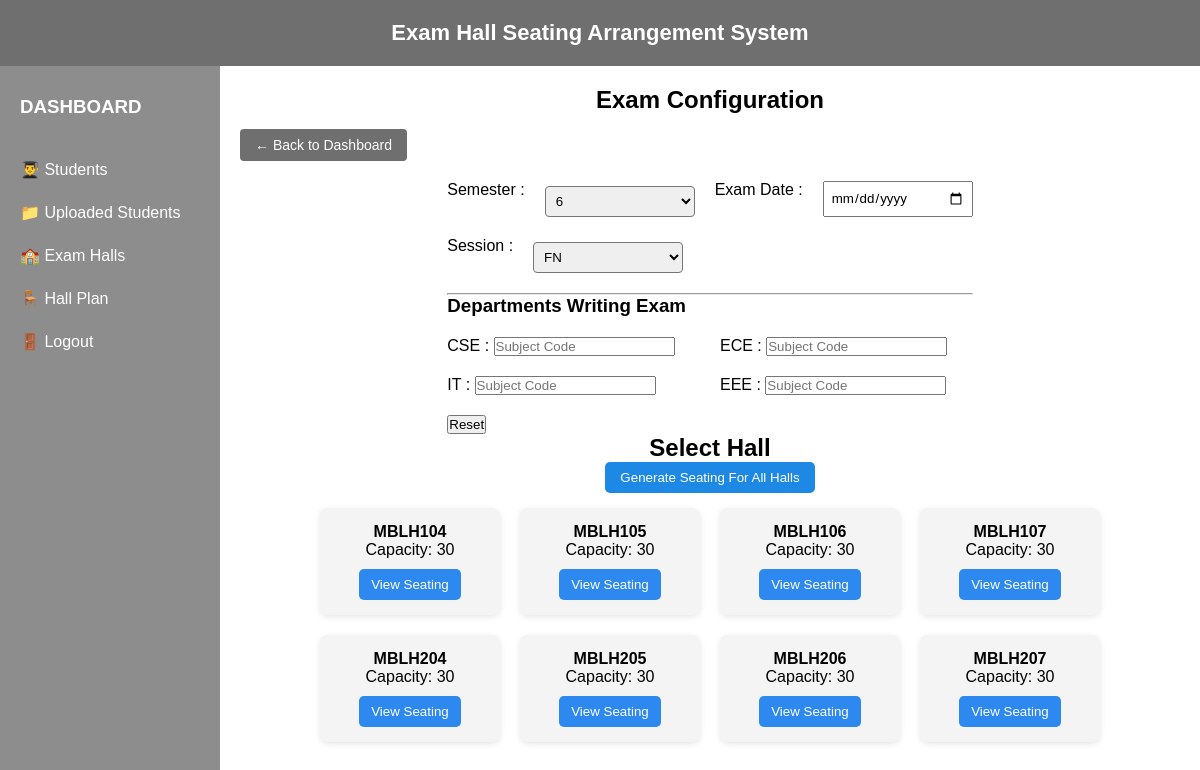
The page /hall_plan (signed in) on the database as committed earlier.
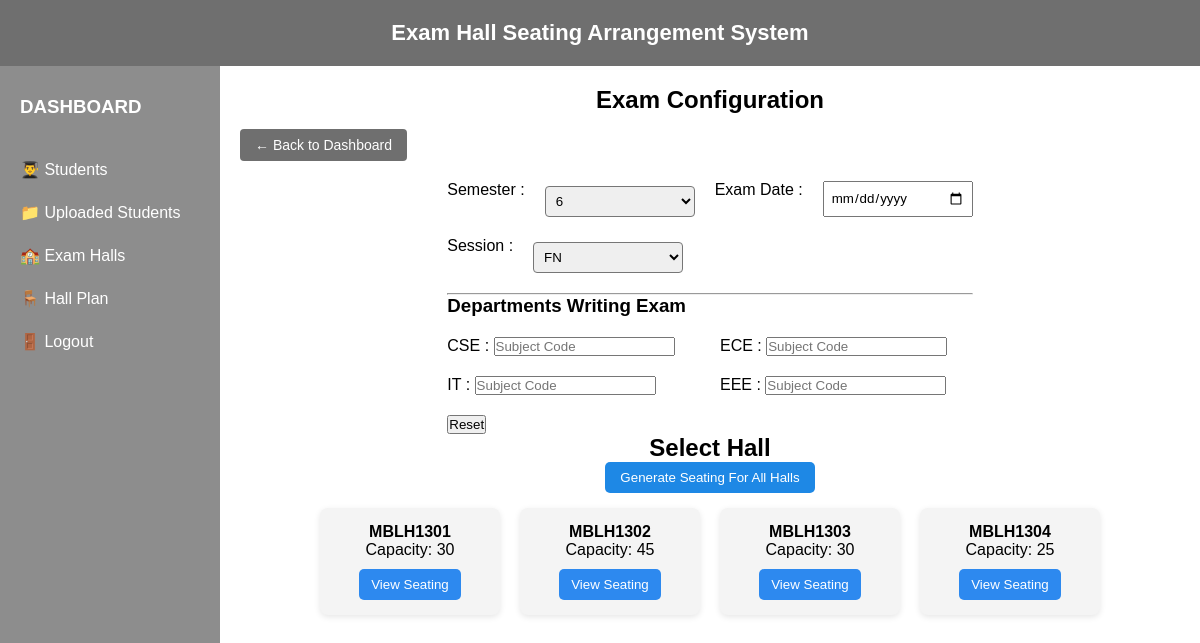
The same page on the database as committed later.
### models/hall.py (models this page shows)
class Hall(db.Model):
    id = db.Column(db.Integer, primary_key=True)
    hall_name = db.Column(db.String(50), unique=True, nullable=False)
    rows = db.Column(db.Integer, nullable=False)
    columns = db.Column(db.Integer, nullable=False)
    capacity = db.Column(db.Integer, nullable=False)
    status = db.Column(db.String(20), default="active")

### app.py (the view)
@app.route('/hall_plan', methods=['GET','POST'])
def hall_plan():
    if "user" not in session:
        return redirect(url_for("login"))
    if request.method == "POST":
        session['exam_date'] = request.form.get('exam_date')
        session['session'] = request.form.get('session')
    halls = Hall.query.filter_by(status="active").all()
    return render_template("hall_plan.html", halls=halls)

### templates/hall_plan.html (shortened to what this page needs)
<!DOCTYPE html>
<html>
<head>
    <link rel="stylesheet" href="{{ url_for('static', filename='css/style.css') }}">
</head>
<body>
<div class="top-header">
    Exam Hall Seating Arrangement System
</div>
<div class="main-container">
    <div class="sidebar">
        <h3>DASHBOARD</h3>
        <ul>
            <li><a href="{{ url_for('students_page') }}">👨‍🎓 Students</a></li>
            <li><a href="{{ url_for('uploaded_batches') }}">📁 Uploaded Students</a></li>
            <li><a href="{{ url_for('halls_page') }}">🏫 Exam Halls</a></li>
            <li><a href="{{ url_for('hall_plan') }}">🪑 Hall Plan</a></li>
            <li><a href="{{ url_for('logout') }}">🚪 Logout</a></li>
        </ul>
    </div>
    <div class="dashboard-content">
        <h2>Exam Configuration</h2>
        <div class="back-container">
            <a href="{{ url_for('dashboard') }}" class="btn-back">
                ← Back to Dashboard
            </a>
        </div>
        <form method="POST">
            <div class="form-row">
                <label>Semester :</label>
                <select name="semester" required>
                    <option value="6">6</option>
                </select>
                <label>Exam Date :</label>
                <input type="date" name="exam_date" required>
            </div>
            <div class="form-row">
                <label>Session :</label>
                <select name="session" required>
                    <option value="FN">FN</option>
                </select>
            </div>
            <hr>
            <h3>Departments Writing Exam</h3>
            <div class="dept-grid">
                <div>
                    <label>CSE :</label>
                    <input type="text" name="cse_subject" placeholder="Subject Code">
                </div>
                <div>
                    <label>ECE :</label>
                    <input type="text" name="ece_subject" placeholder="Subject Code">
                </div>
                <div>
                    <label>IT :</label>
                    <input type="text" name="it_subject" placeholder="Subject Code">
                </div>
                <div>
                    <label>EEE :</label>
                    <input type="text" name="eee_subject" placeholder="Subject Code">
                </div>
            </div>
            <div class="btn-group">
                <button type="reset">Reset</button>
            </div>
        </form>
        <h2>Select Hall</h2>
        <form action="/generate_all_seating" method="POST">
            <button type="submit" class="generate-btn">
                Generate Seating For All Halls
            </button>
        </form>
        <div class="hall-container">
            {% for hall in halls %}
            <div class="hall-card">
                <p><strong>{{ hall.hall_name }}</strong></p>
                <p>Capacity: {{ hall.capacity }}</p>
                <a href="{{ url_for('view_seating', hall_id=hall.id) }}">
                    <button class="view-btn">View Seating</button>
                </a>
            </div>
            {% endfor %}
        </div>
    </div>
</div>

Rows that differ between the two databases and show on the page:
no longer on this page (row edited): Hall: hall_name "MBLH104", capacity "30"
no longer on this page (row edited): Hall: hall_name "MBLH105", capacity "30"
no longer on this page (row edited): Hall: hall_name "MBLH106", capacity "30"
no longer on this page (row edited): Hall: hall_name "MBLH107", capacity "30"
no longer on this page (row edited): Hall: hall_name "MBLH204", capacity "30"
no longer on this page (row edited): Hall: hall_name "MBLH205", capacity "30"
no longer on this page (row edited): Hall: hall_name "MBLH206", capacity "30"
no longer on this page (row edited): Hall: hall_name "MBLH207", capacity "30"
added Hall: hall_name "MBLH1301", capacity "30"
added Hall: hall_name "MBLH1302", capacity "45"
added Hall: hall_name "MBLH1303", capacity "30"
added Hall: hall_name "MBLH1304", capacity "25"
